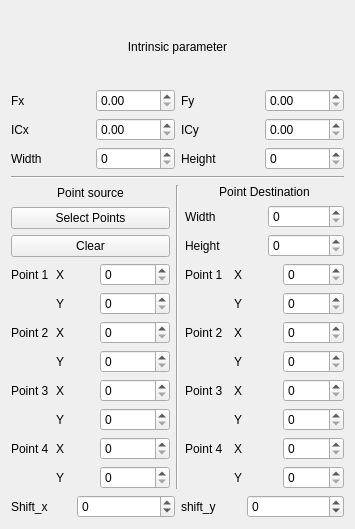
              <widget class="QWidget" name="page_4">
               <property name="geometry">
                <rect>
                 <x>0</x>
                 <y>0</y>
                 <width>355</width>
                 <height>529</height>
                </rect>
               </property>
               <attribute name="label">
                <string>Image 4</string>
               </attribute>
               <layout class="QVBoxLayout" name="verticalLayout_26">
                <item>
                 <layout class="QVBoxLayout" name="verticalLayout_22">
                  <item>
                   <widget class="QLabel" name="label_114">
                    <property name="text">
                     <string>Intrinsic parameter</string>
                    </property>
                    <property name="alignment">
                     <set>Qt::AlignCenter</set>
                    </property>
                   </widget>
                  </item>
                  <item>
                   <layout class="QGridLayout" name="gridLayout_14">
                    <item row="0" column="3">
                     <widget class="QDoubleSpinBox" name="doubleSpinBox_fy_3">
                      <property name="maximum">
                       <double>10000.000000000000000</double>
                      </property>
                     </widget>
                    </item>
                    <item row="2" column="3">
                     <widget class="QDoubleSpinBox" name="doubleSpinBox_icy_3">
                      <property name="maximum">
                       <double>10000.000000000000000</double>
                      </property>
                     </widget>
                    </item>
                    <item row="2" column="2">
                     <widget class="QLabel" name="label_115">
                      <property name="text">
                       <string>ICy</string>
                      </property>
                     </widget>
                    </item>
                    <item row="0" column="2">
                     <widget class="QLabel" name="label_116">
                      <property name="text">
                       <string>Fy</string>
                      </property>
                     </widget>
                    </item>
                    <item row="2" column="0">
                     <widget class="QLabel" name="label_117">
                      <property name="text">
                       <string>ICx</string>
                      </property>
                     </widget>
                    </item>
                    <item row="3" column="0">
                     <widget class="QLabel" name="label_118">
                      <property name="text">
                       <string>Width</string>
                      </property>
                     </widget>
                    </item>
                    <item row="3" column="2">
                     <widget class="QLabel" name="label_119">
                      <property name="text">
                       <string>Height</string>
                      </property>
                     </widget>
                    </item>
                    <item row="0" column="0">
                     <widget class="QLabel" name="label_120">
                      <property name="text">
                       <string>Fx</string>
                      </property>
                     </widget>
                    </item>
                    <item row="3" column="1">
                     <widget class="QSpinBox" name="spinBox_width_3">
                      <property name="minimumSize">
                       <size>
                        <width>70</width>
                        <height>0</height>
                       </size>
                      </property>
                      <property name="maximum">
                       <number>10000</number>
                      </property>
                     </widget>
                    </item>
                    <item row="0" column="1">
                     <widget class="QDoubleSpinBox" name="doubleSpinBox_fx_3">
                      <property name="maximum">
                       <double>10000.000000000000000</double>
                      </property>
                     </widget>
                    </item>
                    <item row="2" column="1">
                     <widget class="QDoubleSpinBox" name="doubleSpinBox_icx_3">
                      <property name="maximum">
                       <double>10000.000000000000000</double>
                      </property>
                     </widget>
                    </item>
                    <item row="3" column="3">
                     <widget class="QSpinBox" name="spinBox_height_3">
                      <property name="minimumSize">
                       <size>
                        <width>70</width>
                        <height>0</height>
                       </size>
                      </property>
                      <property name="maximum">
                       <number>10000</number>
                      </property>
                     </widget>
                    </item>
                   </layout>
                  </item>
                  <item>
                   <widget class="Line" name="line_7">
                    <property name="orientation">
                     <enum>Qt::Horizontal</enum>
                    </property>
                   </widget>
                  </item>
                  <item>
                   <layout class="QHBoxLayout" name="horizontalLayout_7">
                    <item>
                     <layout class="QVBoxLayout" name="verticalLayout_23">
                      <item>
                       <widget class="QLabel" name="label_121">
                        <property name="text">
                         <string>Point source</string>
                        </property>
                        <property name="alignment">
                         <set>Qt::AlignCenter</set>
                        </property>
                       </widget>
                      </item>
                      <item>
                       <layout class="QVBoxLayout" name="verticalLayout_24">
                        <item>
                         <widget class="QPushButton" name="button_select_point_3">
                          <property name="text">
                           <string>Select Points</string>
                          </property>
                          <property name="checkable">
                           <bool>true</bool>
                          </property>
                         </widget>
                        </item>
                        <item>
                         <widget class="QPushButton" name="button_clear_3">
                          <property name="text">
                           <string>Clear</string>
                          </property>
                         </widget>
                        </item>
                       </layout>
                      </item>
                      <item>
                       <layout class="QGridLayout" name="gridLayout_15">
                        <item row="6" column="0">
                         <widget class="QLabel" name="label_122">
                          <property name="text">
                           <string>Point 4</string>
                          </property>
                         </widget>
                        </item>
                        <item row="4" column="2">
                         <widget class="QSpinBox" name="spinBox_src_point3_x_3">
                          <property name="maximum">
                           <number>10000</number>
                          </property>
                         </widget>
                        </item>
                        <item row="1" column="2">
                         <widget class="QSpinBox" name="spinBox_src_point1_y_3">
                          <property name="maximum">
                           <number>10000</number>
                          </property>
                         </widget>
                        </item>
                        <item row="3" column="1">
                         <widget class="QLabel" name="label_123">
                          <property name="text">
                           <string>Y</string>
                          </property>
                         </widget>
                        </item>
                        <item row="0" column="1">
                         <widget class="QLabel" name="label_124">
                          <property name="text">
                           <string>X</string>
                          </property>
                         </widget>
                        </item>
                        <item row="5" column="2">
                         <widget class="QSpinBox" name="spinBox_src_point3_y_3">
                          <property name="maximum">
                           <number>10000</number>
                          </property>
                         </widget>
                        </item>
                        <item row="1" column="1">
                         <widget class="QLabel" name="label_125">
                          <property name="text">
                           <string>Y</string>
                          </property>
                         </widget>
                        </item>
                        <item row="7" column="1">
                         <widget class="QLabel" name="label_126">
                          <property name="text">
                           <string>Y</string>
                          </property>
                         </widget>
                        </item>
                        <item row="4" column="0">
                         <widget class="QLabel" name="label_127">
                          <property name="text">
                           <string>Point 3</string>
                          </property>
                         </widget>
                        </item>
                        <item row="0" column="2">
                         <widget class="QSpinBox" name="spinBox_src_point1_x_3">
                          <property name="minimumSize">
                           <size>
                            <width>70</width>
                            <height>0</height>
                           </size>
                          </property>
                          <property name="maximumSize">
                           <size>
                            <width>10000</width>
                            <height>16777215</height>
                           </size>
                          </property>
                          <property name="maximum">
                           <number>10000</number>
                          </property>
                          <property name="value">
                           <number>0</number>
                          </property>
                         </widget>
                        </item>
                        <item row="5" column="1">
                         <widget class="QLabel" name="label_128">
                          <property name="text">
                           <string>Y</string>
                          </property>
                         </widget>
                        </item>
                        <item row="2" column="2">
                         <widget class="QSpinBox" name="spinBox_src_point2_x_3">
                          <property name="maximum">
                           <number>10000</number>
                          </property>
                         </widget>
                        </item>
                        <item row="2" column="0">
                         <widget class="QLabel" name="label_129">
                          <property name="text">
                           <string>Point 2</string>
                          </property>
                         </widget>
                        </item>
                        <item row="0" column="0">
                         <widget class="QLabel" name="label_130">
                          <property name="text">
                           <string>Point 1</string>
                          </property>
                         </widget>
                        </item>
                        <item row="2" column="1">
                         <widget class="QLabel" name="label_131">
                          <property name="text">
                           <string>X</string>
                          </property>
                         </widget>
                        </item>
                        <item row="6" column="2">
                         <widget class="QSpinBox" name="spinBox_src_point4_x_3">
                          <property name="maximum">
                           <number>10000</number>
                          </property>
                         </widget>
                        </item>
                        <item row="6" column="1">
                         <widget class="QLabel" name="label_132">
                          <property name="text">
                           <string>X</string>
                          </property>
                         </widget>
                        </item>
                        <item row="4" column="1">
                         <widget class="QLabel" name="label_133">
                          <property name="text">
                           <string>X</string>
                          </property>
                         </widget>
                        </item>
                        <item row="3" column="2">
                         <widget class="QSpinBox" name="spinBox_src_point2_y_3">
                          <property name="maximum">
                           <number>10000</number>
                          </property>
                         </widget>
                        </item>
                        <item row="7" column="2">
                         <widget class="QSpinBox" name="spinBox_src_point4_y_3">
                          <property name="maximum">
                           <number>10000</number>
                          </property>
                         </widget>
                        </item>
                       </layout>
                      </item>
                     </layout>
                    </item>
                    <item>
                     <widget class="Line" name="line_8">
                      <property name="orientation">
                       <enum>Qt::Vertical</enum>
                      </property>
                     </widget>
                    </item>
                    <item>
                     <layout class="QVBoxLayout" name="verticalLayout_25">
                      <item>
                       <widget class="QLabel" name="label_134">
                        <property name="text">
                         <string>Point Destination</string>
                        </property>
                        <property name="alignment">
                         <set>Qt::AlignCenter</set>
                        </property>
                       </widget>
                      </item>
                      <item>
                       <layout class="QGridLayout" name="gridLayout_16">
                        <item row="0" column="0">
                         <widget class="QLabel" name="label_135">
                          <property name="text">
                           <string>Width</string>
                          </property>
                         </widget>
                        </item>
                        <item row="0" column="1">
                         <widget class="QSpinBox" name="spinBox_width_dst_3">
                          <property name="maximum">
                           <number>10000</number>
                          </property>
                         </widget>
                        </item>
                        <item row="1" column="0">
                         <widget class="QLabel" name="label_136">
                          <property name="text">
                           <string>Height</string>
                          </property>
                         </widget>
                        </item>
                        <item row="1" column="1">
                         <widget class="QSpinBox" name="spinBox_height_dst_3">
                          <property name="maximum">
                           <number>10000</number>
                          </property>
                         </widget>
                        </item>
                       </layout>
                      </item>
                      <item>
                       <layout class="QGridLayout" name="gridLayout_17">
                        <item row="4" column="2">
                         <widget class="QSpinBox" name="spinBox_dst_point2_y_3">
                          <property name="maximum">
                           <number>10000</number>
                          </property>
                         </widget>
                        </item>
                        <item row="7" column="2">
                         <widget class="QSpinBox" name="spinBox_dst_point4_x_3">
                          <property name="maximum">
                           <number>10000</number>
                          </property>
                         </widget>
                        </item>
                        <item row="6" column="2">
                         <widget class="QSpinBox" name="spinBox_dst_point3_y_3">
                          <property name="maximum">
                           <number>10000</number>
                          </property>
                         </widget>
                        </item>
                        <item row="2" column="1">
                         <widget class="QLabel" name="label_138">
                          <property name="text">
                           <string>Y</string>
                          </property>
                         </widget>
                        </item>
                        <item row="3" column="0">
                         <widget class="QLabel" name="label_147">
                          <property name="text">
                           <string>Point 2</string>
                          </property>
                         </widget>
                        </item>
                        <item row="8" column="2">
                         <widget class="QSpinBox" name="spinBox_dst_point4_y_3">
                          <property name="maximum">
                           <number>10000</number>
                          </property>
                         </widget>
                        </item>
                        <item row="0" column="0">
                         <widget class="QLabel" name="label_141">
                          <property name="text">
                           <string>Point 1</string>
                          </property>
                         </widget>
                        </item>
                        <item row="7" column="1">
                         <widget class="QLabel" name="label_142">
                          <property name="text">
                           <string>X</string>
                          </property>
                         </widget>
                        </item>
                        <item row="7" column="0">
                         <widget class="QLabel" name="label_137">
                          <property name="text">
                           <string>Point 4</string>
                          </property>
                         </widget>
                        </item>
                        <item row="2" column="2">
                         <widget class="QSpinBox" name="spinBox_dst_point1_y_3">
                          <property name="maximum">
                           <number>10000</number>
                          </property>
                         </widget>
                        </item>
                        <item row="8" column="1">
                         <widget class="QLabel" name="label_145">
                          <property name="text">
                           <string>Y</string>
                          </property>
                         </widget>
                        </item>
                        <item row="3" column="1">
                         <widget class="QLabel" name="label_143">
                          <property name="text">
                           <string>X</string>
                          </property>
                         </widget>
                        </item>
                        <item row="5" column="0">
                         <widget class="QLabel" name="label_139">
                          <property name="text">
                           <string>Point 3</string>
                          </property>
                         </widget>
                        </item>
                        <item row="5" column="1">
                         <widget class="QLabel" name="label_146">
                          <property name="text">
                           <string>X</string>
                          </property>
                         </widget>
                        </item>
                        <item row="6" column="1">
                         <widget class="QLabel" name="label_144">
                          <property name="text">
                           <string>Y</string>
                          </property>
                         </widget>
                        </item>
                        <item row="5" column="2">
                         <widget class="QSpinBox" name="spinBox_dst_point3_x_3">
                          <property name="maximum">
                           <number>10000</number>
                          </property>
                         </widget>
                        </item>
                        <item row="0" column="1">
                         <widget class="QLabel" name="label_148">
                          <property name="text">
                           <string>X</string>
                          </property>
                         </widget>
                        </item>
                        <item row="3" column="2">
                         <widget class="QSpinBox" name="spinBox_dst_point2_x_3">
                          <property name="maximum">
                           <number>10000</number>
                          </property>
                         </widget>
                        </item>
                        <item row="4" column="1">
                         <widget class="QLabel" name="label_140">
                          <property name="text">
                           <string>Y</string>
                          </property>
                         </widget>
                        </item>
                        <item row="0" column="2">
                         <widget class="QSpinBox" name="spinBox_dst_point1_x_3">
                          <property name="maximum">
                           <number>10000</number>
                          </property>
                         </widget>
                        </item>
                       </layout>
                      </item>
                     </layout>
                    </item>
                   </layout>
                  </item>
                 </layout>
                </item>
                <item>
                 <layout class="QHBoxLayout" name="horizontalLayout_18">
                  <item>
                   <widget class="QLabel" name="label_223">
                    <property name="maximumSize">
                     <size>
                      <width>60</width>
                      <height>16777215</height>
                     </size>
                    </property>
                    <property name="text">
                     <string>Shift_x</string>
                    </property>
                   </widget>
                  </item>
                  <item>
                   <widget class="QSpinBox" name="spinBox_shift_x_5">
                    <property name="minimum">
                     <number>-1000</number>
                    </property>
                    <property name="maximum">
                     <number>1000</number>
                    </property>
                    <property name="value">
                     <number>0</number>
                    </property>
                   </widget>
                  </item>
                  <item>
                   <widget class="QLabel" name="label_224">
                    <property name="maximumSize">
                     <size>
                      <width>60</width>
                      <height>16777215</height>
                     </size>
                    </property>
                    <property name="text">
                     <string>shift_y</string>
                    </property>
                   </widget>
                  </item>
                  <item>
                   <widget class="QSpinBox" name="spinBox_shift_y_5">
                    <property name="minimum">
                     <number>-1000</number>
                    </property>
                    <property name="maximum">
                     <number>1000</number>
                    </property>
                    <property name="value">
                     <number>0</number>
                    </property>
                   </widget>
                  </item>
                 </layout>
                </item>
               </layout>
              </widget>
